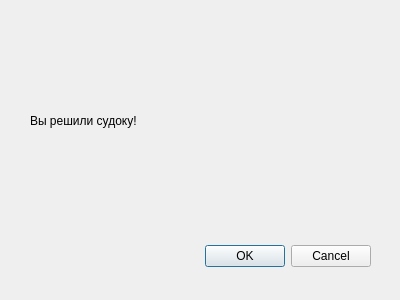
<?xml version="1.0" encoding="UTF-8"?>
<ui version="4.0">
 <class>Dialog</class>
 <widget class="QDialog" name="Dialog">
  <property name="geometry">
   <rect>
    <x>0</x>
    <y>0</y>
    <width>400</width>
    <height>300</height>
   </rect>
  </property>
  <property name="windowTitle">
   <string>Настройки</string>
  </property>
  <widget class="QDialogButtonBox" name="buttonBox">
   <property name="geometry">
    <rect>
     <x>30</x>
     <y>240</y>
     <width>341</width>
     <height>32</height>
    </rect>
   </property>
   <property name="orientation">
    <enum>Qt::Horizontal</enum>
   </property>
   <property name="standardButtons">
    <set>QDialogButtonBox::Cancel|QDialogButtonBox::Ok</set>
   </property>
  </widget>
  <widget class="QLabel" name="label">
   <property name="geometry">
    <rect>
     <x>30</x>
     <y>90</y>
     <width>341</width>
     <height>61</height>
    </rect>
   </property>
   <property name="text">
    <string>Вы решили судоку!</string>
   </property>
  </widget>
 </widget>
 <resources/>
 <connections>
  <connection>
   <sender>buttonBox</sender>
   <signal>accepted()</signal>
   <receiver>Dialog</receiver>
   <slot>accept()</slot>
   <hints>
    <hint type="sourcelabel">
     <x>248</x>
     <y>254</y>
    </hint>
    <hint type="destinationlabel">
     <x>157</x>
     <y>274</y>
    </hint>
   </hints>
  </connection>
  <connection>
   <sender>buttonBox</sender>
   <signal>rejected()</signal>
   <receiver>Dialog</receiver>
   <slot>reject()</slot>
   <hints>
    <hint type="sourcelabel">
     <x>316</x>
     <y>260</y>
    </hint>
    <hint type="destinationlabel">
     <x>286</x>
     <y>274</y>
    </hint>
   </hints>
  </connection>
 </connections>
</ui>
